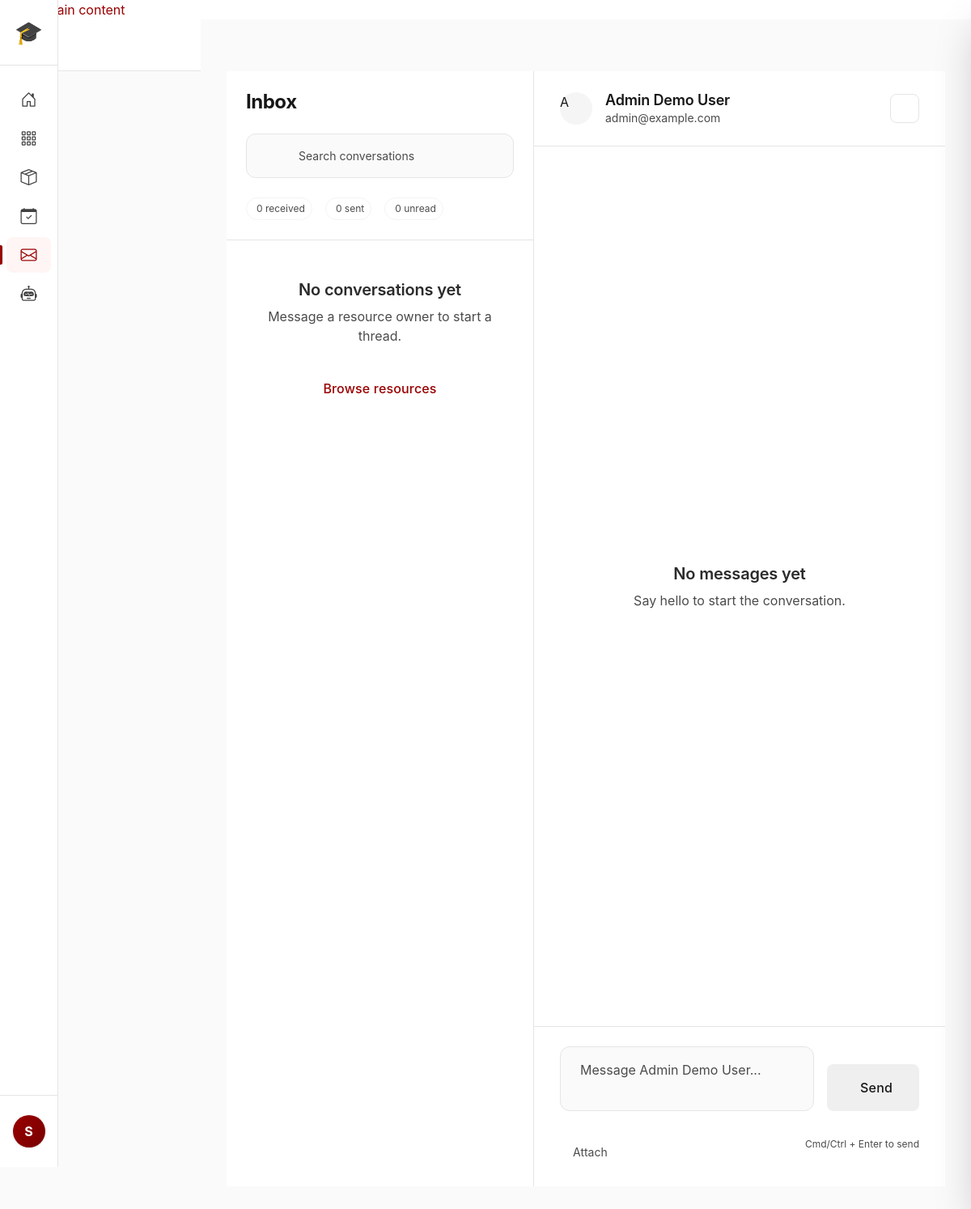
The app's page /messages?user_id=1 (signed in) with its own data.
### src/models/user.py (models this page shows, shortened)
class User(UserMixin, db.Model):
    __tablename__ = "users"
    user_id = db.Column(db.Integer, primary_key=True, autoincrement=True)
    name = db.Column(db.String(100), nullable=False)
    email = db.Column(db.String(120), unique=True, nullable=False, index=True)
    password_hash = db.Column(db.String(255), nullable=False)
    role = db.Column(db.String(20), nullable=False, default="student", index=True)
    profile_image = db.Column(db.String(255), nullable=True)
    department = db.Column(db.String(100), nullable=True)
    created_at = db.Column(db.DateTime, nullable=False, default=datetime.utcnow)
    is_active = db.Column(db.Boolean, default=True, nullable=False)
    suspended_at = db.Column(db.DateTime, nullable=True)
    resources = db.relationship(
        "Resource", back_populates="owner", lazy="dynamic", foreign_keys="Resource.owner_id"
    )
    bookings = db.relationship(
        "Booking", back_populates="requester", lazy="dynamic", foreign_keys="Booking.requester_id"
    )
    sent_messages = db.relationship(
        "Message", back_populates="sender", lazy="dynamic", foreign_keys="Message.sender_id"
    )
    received_messages = db.relationship(
        "Message", back_populates="receiver", lazy="dynamic", foreign_keys="Message.receiver_id"
    )
    reviews = db.relationship(
        "Review", back_populates="reviewer", lazy="dynamic", foreign_keys="Review.reviewer_id"
    )
    __table_args__ = (
        db.CheckConstraint(role.in_(["student", "staff", "admin"]), name="check_valid_role"),
    )
    @property
    def is_authenticated(self) -> bool:
        return True

### src/routes/messages.py (the view)
@messages_bp.route("/messages")
@login_required
def inbox():
    try:
        selected_user_id = request.args.get("user_id", type=int)
        conversations = MessageService.get_conversations(current_user.user_id)
        stats = MessageService.get_message_stats(current_user.user_id)
        active_user = None
        if selected_user_id:
            active_user = UserRepository.get_by_id(selected_user_id)
        if active_user and active_user.user_id == current_user.user_id:
            active_user = None
        if not active_user and conversations:
            active_user = conversations[0]["other_user"]
        active_messages = []
        if active_user and active_user.user_id != current_user.user_id:
            try:
                active_messages = MessageService.get_conversation(
                    current_user.user_id, active_user.user_id
                )
            except MessageServiceError as conv_error:
                flash(str(conv_error), "error")
                active_user = None
        return render_template(
            "messages/inbox.html",
            conversations=conversations,
            stats=stats,
            active_user=active_user,
            active_messages=active_messages,
            selected_user_id=active_user.user_id if active_user else None,
        )
    except Exception as e:
        flash(f"Error loading messages: {str(e)}", "error")
        return redirect(url_for("resources.dashboard"))

### src/app.py (called while the page is built)
@login_manager.user_loader
def load_user(user_id: str):
    from src.repositories.user_repo import UserRepository
    return UserRepository.get_by_id(int(user_id))

### src/repositories/message_repo.py (called while the page is built)
    @staticmethod
    def get_conversation(user1_id: int, user2_id: int) -> List[Message]:
        return (
            Message.query.filter(
                db.or_(
                    db.and_(Message.sender_id == user1_id, Message.receiver_id == user2_id),
                    db.and_(Message.sender_id == user2_id, Message.receiver_id == user1_id),
                )
            )
            .order_by(Message.timestamp.asc())
            .all()
        )

    @staticmethod
    def count_unread(user_id: int) -> int:
        return Message.query.filter_by(receiver_id=user_id, is_read=False).count()

### src/repositories/user_repo.py (called while the page is built)
    @staticmethod
    def get_by_id(user_id: int) -> Optional[User]:
        return User.query.get(user_id)

### src/services/message_service.py (called while the page is built, shortened)
    @staticmethod
    def get_conversation(user_id: int, other_user_id: int) -> List[Message]:
        user = UserRepository.get_by_id(user_id)
        other_user = UserRepository.get_by_id(other_user_id)
        if not user:
            raise MessageServiceError("User not found")
        if not other_user:
            raise MessageServiceError("Recipient not found")
        messages = MessageRepository.get_conversation(user_id, other_user_id)
        for msg in messages:
            if msg.receiver_id == user_id and not msg.is_read:
                MessageRepository.mark_as_read(msg.message_id)
        return messages

    @staticmethod
    def get_conversations(user_id: int) -> List[Dict]:
        from src.models import db
        all_messages = (
            Message.query.filter(
                db.or_(Message.sender_id == user_id, Message.receiver_id == user_id)
            )
            .order_by(Message.timestamp.desc())
            .all()
        )
        conversations = {}
        result = []
        result.sort(key=lambda x: x["last_message"].timestamp, reverse=True)
        return result

### src/utils/vite.py (called while the page is built, shortened)
def vite_asset(name: str) -> str:
    manifest_path = os.path.join(
        current_app.root_path,
        'static',
        'dist',
        '.vite',
        'manifest.json'
    )
    with open(manifest_path, 'r') as f:
        manifest = json.load(f)
    if name in manifest:
        return url_for('static', filename=f"dist/{manifest[name]['file']}")

### src/templates/messages/inbox.html (shortened to what this page needs)
{% extends "base.html" %}
{% block main_content %}
<div class="messages-page" data-messages-page>
  <aside class="conversations-sidebar">
    <div class="conversations-sidebar__header">
      <h1>Inbox</h1>
      <div class="conversations-sidebar__search">
        <input type="search" placeholder="Search conversations" autocomplete="off" data-conversation-search>
      </div>
      <div class="conversation-metrics">
        <span>{{ stats.total_received }} received</span>
        <span>{{ stats.total_sent }} sent</span>
        <span>{{ stats.unread }} unread</span>
      </div>
    </div>
    <div class="conversations-sidebar__list" data-conversation-list>
      {% if conversations %}
        {% for conv in conversations %}
          {% set other = conv.other_user %}
          <a href="{{ url_for('messages.inbox', user_id=other.user_id) }}"
             class="conversation-item {% if selected_user_id == other.user_id %}is-active{% endif %} {% if conv.unread_count > 0 %}is-unread{% endif %}"
             data-conversation-link>
            <div class="conversation-item__avatar">
              {% if other.profile_image %}
                <img src="{{ url_for('static', filename='uploads/' + other.profile_image) }}" alt="{{ other.name }}">
              {% else %}
                {{ other.name[0]|upper }}
              {% endif %}
            </div>
            <div class="conversation-item__content">
              <div class="conversation-item__header">
                <span class="conversation-item__name">{{ other.name }}</span>
                <time class="conversation-item__time">{{ conv.last_message.timestamp.strftime('%b %d • %I:%M %p') }}</time>
              </div>
              <p class="conversation-item__preview">
                {% if conv.last_message.sender_id == current_user.user_id %}
                  You:
                {% endif %}
                {{ conv.last_message.get_preview(80) }}
              </p>
              <div class="conversation-item__badges">
                {% if conv.unread_count > 0 %}
                  <span class="conversation-item__unread-badge" data-unread-badge>{{ conv.unread_count }}</span>
                {% endif %}
                <span class="badge badge--ghost">{{ conv.message_count }} msg{{ '' if conv.message_count == 1 else 's' }}</span>
              </div>
            </div>
          </a>
        {% endfor %}
      {% else %}
        <div class="conversation-view__empty">
          <h2>No conversations yet</h2>
          <p>Message a resource owner to start a thread.</p>
          <a href="{{ url_for('resources.index') }}" class="btn btn--primary">Browse resources</a>
        </div>
      {% endif %}
    </div>
  </aside>
  <section class="conversation-view">
    {% if active_user %}
      <header class="conversation-view__header">
        <div class="conversation-view__user-info">
          <div class="conversation-view__user-avatar">
            {% if active_user.profile_image %}
              <img src="{{ url_for('static', filename='uploads/' + active_user.profile_image) }}" alt="{{ active_user.name }}">
            {% else %}
              {{ active_user.name[0]|upper }}
            {% endif %}
          </div>
          <div class="conversation-view__user-details">
            <h2>{{ active_user.name }}</h2>
            <p>{{ active_user.email }}</p>
          </div>
        </div>
        <div class="conversation-view__actions">
          <button type="button" aria-label="More options">
          </button>
        </div>
      </header>
      <div class="conversation-view__messages" data-thread>
        {% if active_messages %}
          {% for message in active_messages %}
            {% set is_sender = message.sender_id == current_user.user_id %}
            <article class="message-bubble {{ 'message-bubble--sent' if is_sender else 'message-bubble--received' }}">
              <div class="message-bubble__body">
                <p>{{ message.content | replace('\n', '<br>') | safe }}</p>
              </div>
              <div class="message-bubble__meta">
                <time>{{ message.timestamp.strftime('%b %d, %I:%M %p') }}</time>
                {% if is_sender %}
                  <span class="message-bubble__status">
                    {% if message.is_read %}
                      <i data-lucide="check-check"></i> Read
                    {% else %}
                      <i data-lucide="check"></i> Sent
                    {% endif %}
                  </span>
                {% endif %}
              </div>
            </article>
          {% endfor %}
        {% else %}
          <div class="conversation-view__empty">
            <h2>No messages yet</h2>
            <p>Say hello to start the conversation.</p>
          </div>
        {% endif %}
      </div>
      <div class="conversation-view__input-area">
        <form method="POST" action="{{ url_for('messages.send') }}" class="conversation-view__form" data-composer>
          <div class="conversation-view__input-wrapper">
            <textarea
              name="content"
              rows="2"
              placeholder="Message {{ active_user.name }}..."
              required
              maxlength="10000"
              data-composer-input
            ></textarea>
            <button type="submit" class="btn btn--primary conversation-view__send-btn">
              <span>Send</span>
            </button>
          </div>
          <div class="conversation-view__input-actions">
            <button type="button" aria-label="Attach file" data-attach-trigger>
              Attach
            </button>
            <span class="composer-hint">Cmd/Ctrl + Enter to send</span>
          </div>
        </form>
      </div>
    {% else %}
      <div class="conversation-view__empty">
        <i data-lucide="message-square"></i>
        <h2>Select a conversation</h2>
        <p>Choose someone from the inbox to view your messages.</p>
      </div>
    {% endif %}
  </section>
</div>
{% endblock %}

### src/templates/base.html (shortened to what this page needs)
<!DOCTYPE html>
<html lang="en">
<head>
    {% set canonical_href = canonical_url if canonical_url is defined else (request.url_root.rstrip('/') ~ request.path) %}
    <link rel="stylesheet" href="{{ vite_asset('src/static/scss/enterprise.scss') }}">
    <link rel="stylesheet" href="https://cdn.jsdelivr.net/npm/bootstrap-icons@1.11.1/font/bootstrap-icons.css">
</head>
<body data-theme="light">
    <a href="#main" class="skip-link">Skip to main content</a>
    <div class="{% if current_user.is_authenticated %}app-shell{% else %}guest-layout{% endif %}">
        {% if current_user.is_authenticated %}
        <aside class="app-sidebar" role="navigation" aria-label="Primary navigation">
            <div class="sidebar-header">
                <a href="{{ url_for('resources.dashboard') }}" class="sidebar-brand" title="Campus Resource Hub">
                    <span class="brand-icon">🎓</span>
                </a>
            </div>
            <nav class="sidebar-nav">
                <a href="{{ url_for('resources.dashboard') }}"
                   class="sidebar-link {% if request.endpoint == 'resources.dashboard' %}active{% endif %}"
                   title="Dashboard"
                   aria-label="Dashboard">
                    <i class="bi bi-house-door"></i>
                </a>
                <a href="{{ url_for('resources.index') }}"
                   class="sidebar-link {% if request.endpoint in ['resources.index', 'resources.detail'] %}active{% endif %}"
                   title="Browse Resources"
                   aria-label="Browse Resources">
                    <i class="bi bi-grid-3x3-gap"></i>
                </a>
                <a href="{{ url_for('resources.my_resources') }}"
                   class="sidebar-link {% if request.endpoint == 'resources.my_resources' %}active{% endif %}"
                   title="My Resources"
                   aria-label="My Resources">
                    <i class="bi bi-box-seam"></i>
                </a>
                <a href="{{ url_for('bookings.my_bookings') }}"
                   class="sidebar-link {% if request.endpoint == 'bookings.my_bookings' %}active{% endif %}"
                   title="My Bookings"
                   aria-label="My Bookings">
                    <i class="bi bi-calendar-check"></i>
                </a>
                <a href="{{ url_for('messages.inbox') }}"
                   class="sidebar-link {% if request.endpoint in ['messages.inbox', 'messages.conversation'] %}active{% endif %}"
                   title="Messages"
                   aria-label="Messages">
                    <i class="bi bi-envelope"></i>
                </a>
                <a href="{{ url_for('concierge.index') }}"
                   class="sidebar-link {% if request.endpoint == 'concierge.index' %}active{% endif %}"
                   title="AI Concierge"
                   aria-label="AI Concierge">
                    <i class="bi bi-robot"></i>
                </a>
            </nav>
            <div class="sidebar-footer">
                <a href="{{ url_for('auth.profile') }}"
                   class="sidebar-user"
                   data-username="{{ current_user.name }} ({{ current_user.role|title }})"
                   title="View Profile"
                   aria-label="View your profile">
                    <div class="user-avatar">{{ current_user.name[0].upper() }}</div>
                </a>
            </div>
        </aside>
        {% endif %}
        <header class="{% if current_user.is_authenticated %}app-topbar{% else %}guest-header{% endif %}" role="banner">
            {% if current_user.is_authenticated %}
            <div class="topbar-actions">
                <button class="topbar-action theme-toggle"
                        data-theme-toggle
                        aria-label="Toggle dark mode"
                        title="Toggle theme">
                    <i class="bi bi-moon-fill theme-icon"></i>
                </button>
                <div class="topbar-user-menu">
                    <button class="topbar-action"
                            data-dropdown-toggle="userMenu"
                            aria-label="User menu"
                            aria-expanded="false"
                            aria-haspopup="true"
                            title="User menu">
                        <i class="bi bi-person-circle"></i>
                    </button>
                </div>
            </div>
            {% endif %}
        </header>
        <main id="main" class="{% if current_user.is_authenticated %}app-main{% else %}guest-main{% endif %}" role="main" tabindex="-1">
            <div class="{% if current_user.is_authenticated %}page-content{% else %}container{% endif %}">
                {% block main_content %}{% endblock %}
            </div>
        </main>
    </div>
</body>
</html>

### records on screen
User: name "S"
User: name "A", name "Admin Demo User", email "admin@example.com", content "Message Admin Demo User..."

### other values on screen
{{ stats.total_received }} "0"
{{ stats.total_sent }} "0"
{{ stats.unread }} "0"
